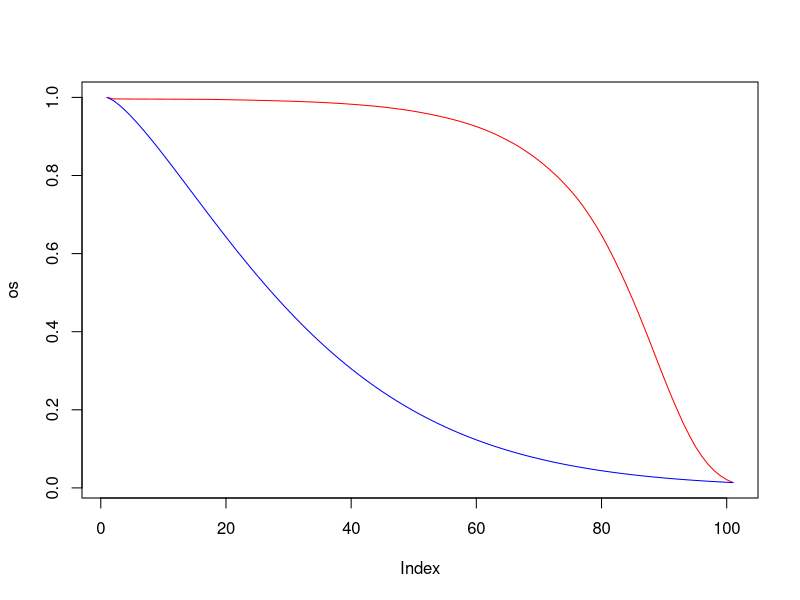

This figure's R source: (Note: this script raises an error after producing the figure.)

# partitioned survival model
# example 
# from Williams (2016, 2017)

library(dplyr)


# overall survival
# using life tables

dat <- read.delim(file = "raw-data/bltper_1x1.txt", sep = "")

os <- 
  dat |> filter(Year == 2020) |>
  mutate(s = lx/100000) |> 
  pull()


# progression-free survival

n_sample <- 10
log_scale <- rnorm(n_sample, mean = 1.237, sd = 0.06)
log_shape <- rnorm(n_sample, mean = 0.310, sd = 0.051)

surv <- list()

for (i in 1:n_sample) {
  surv[[i]] <- pweibull(q = seq(0,10,0.1),
                        shape = exp(log_shape[i]),
                        scale = exp(log_scale[i]),
                        lower.tail = FALSE)
}

pfs <- do.call(cbind, surv)

# to test
pfs <- rowMeans(pfs)

os <- os[1:101]
os[101] <- pfs[101]

#
plot(os, type = "l", col = "red")
lines(pfs, type = "l", col = "blue")


## how to determine the overall survival?
## e.g. take the curve from the paper (2010?) and adjust life table
## for a hazard ratio/ratio RMST and then use this for future curves?

## what cohort age distribution?
## do the weighted average like in MCM analysis?


#
ps_res <- partition_surv(os, pfs)


matplot(ps_res$time, ps_res[,-1], type = "l", lty = 1, ylab = "probability")

save(ps_res, file = "data/ps_res.RData")

## check
# pfs.surv <- summary(fit.pfs, ci = FALSE)[[1]]$est
# 
# library(survHE)
# blendR::make_surv(fit.pfs, t = summary(fit.pfs, ci = FALSE)[[1]]$time)

# mean Costs and QALYs per cycle

c_S <- 
c_P <- 
c_D <- 

u_S <- 
u_P <- 
u_D <- 
  
# expected costs
costs <- ps_res %*% c(c_S, c_P, c_D)

# expected QALYs
qalys <- ps_res %*% c(u_S, u_P, u_D)

# discounting
d <- 0.035
disc <- 1/(1 + d)^times

c_total <-  t(costs) %*% disc
q_total <-  t(qalys) %*% disc

ce_res <- c(c_total, q_total)

save(pce_res, file = "data/pce_res.RData")
